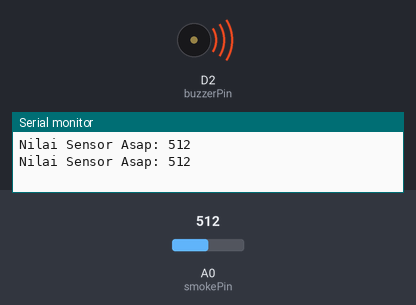
This sketch was run on a simulated ESP8266 (NodeMCU). On the bench: buzzer (waves = sounding, pin HIGH), the last lines printed to the serial monitor. The test bench sets the inputs (shaded band); at power-on: A0 (smokePin) = 512. WiFi joins after 1.5 s; servers stay silent unless stated.

Above: at 3.0 s.
3.1 s: A0 (smokePin) set to 483
At 4.5 s:
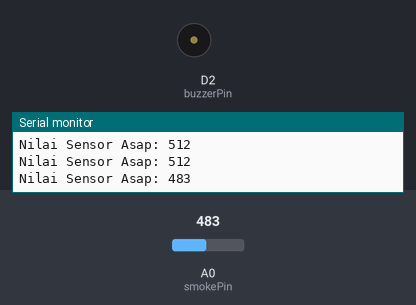
5.3 s: A0 (smokePin) set to 510
At 6.1 s:
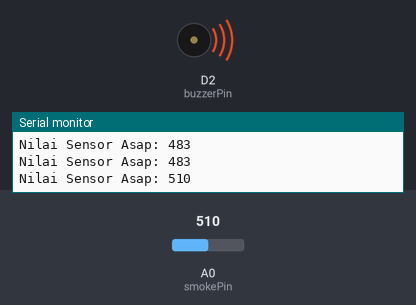
7.3 s: A0 (smokePin) set to 490
At 8.9 s:
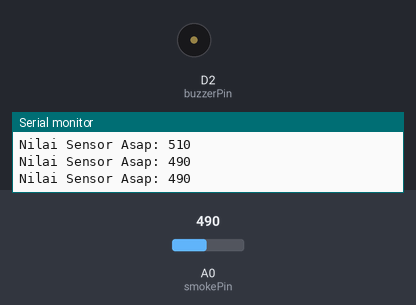
Timing chart, 0 to 10.4 s (numbered marks = the images above; inputs shaded):
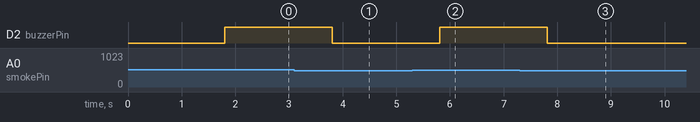

The sketch:

sanbercodeiot52t15.ino
```cpp
#include <ESP8266WiFi.h>
#include <BlynkSimpleEsp8266.h>

char auth[] = "8719ce5c040a4bd88b8d6698bbd515e5";  // Ganti dengan token otentikasi Blynk Anda
char ssid[] = "RedmiAmr";        // Ganti dengan nama WiFi Anda
char pass[] = "bismillah";    // Ganti dengan kata sandi WiFi Anda

int smokePin = A0;  // Pin analog untuk sensor asap (MQ-2)
int buzzerPin = D2; // Pin digital untuk buzzer

int dangerThreshold = 500;  // Nilai ambang batas bahaya asap atau gas

void setup() {
  Serial.begin(115200);
  Blynk.begin(auth, ssid, pass);

  pinMode(smokePin, INPUT);
  pinMode(buzzerPin, OUTPUT);

  Blynk.virtualWrite(V0, dangerThreshold);
}

void loop() {
  Blynk.run();

  int smokeValue = analogRead(smokePin);

  Serial.print("Nilai Sensor Asap: ");
  Serial.println(smokeValue);

  Blynk.virtualWrite(V1, smokeValue);

  if (smokeValue > dangerThreshold) {
    activateBuzzer();
  } else {
    deactivateBuzzer();
  }

  delay(1000);  // Jeda 1 detik antara pembacaan sensor
}

void activateBuzzer() {
  digitalWrite(buzzerPin, HIGH);
  Blynk.virtualWrite(V2, HIGH);
}

void deactivateBuzzer() {
  digitalWrite(buzzerPin, LOW);
  Blynk.virtualWrite(V2, LOW);
}
```

Measured:
- the behaviour switches between 501 and 500 on A0 (smokePin) (found by bisection; images 0 and 1)
- after the input at 3.1 s, D2 (buzzerPin): HIGH → LOW after 0.71 s
- after the input at 5.3 s, D2 (buzzerPin): LOW → HIGH after 0.51 s
- after the input at 7.3 s, D2 (buzzerPin): HIGH → LOW after 0.51 s
